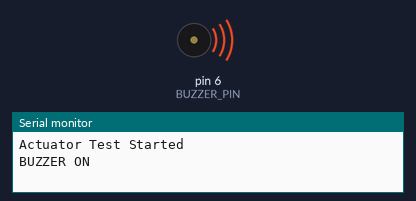
Bench run of a sketch on a simulated Arduino Uno, built with avr-gcc and run on an emulated ATmega328P. Parts: buzzer (waves = sounding, pin HIGH), the last lines printed to the serial monitor.

Above: at 1.0 s.
At 5.5 s:
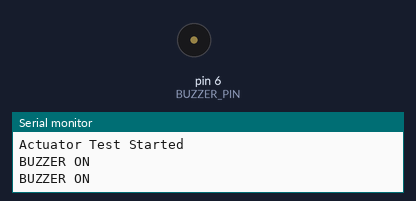
Timing chart, 0 to 6.9 s (numbered marks = the images above):
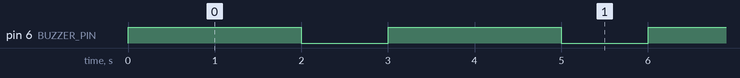

Measured:
- by itself, pin 6 (BUZZER_PIN): alternates HIGH for 2.0 s and LOW for 1.0 s

The sketch:

buzzer_simple.ino
```cpp
#define BUZZER_PIN 6

void setup() {
  Serial.begin(115200);

  pinMode(BUZZER_PIN, OUTPUT);
  digitalWrite(BUZZER_PIN, LOW);

  Serial.println("Actuator Test Started");
}

void loop() {
  Serial.println("BUZZER ON");
  digitalWrite(BUZZER_PIN, HIGH);
  delay(2000);

  digitalWrite(BUZZER_PIN, LOW);
  delay(1000);
}
```
